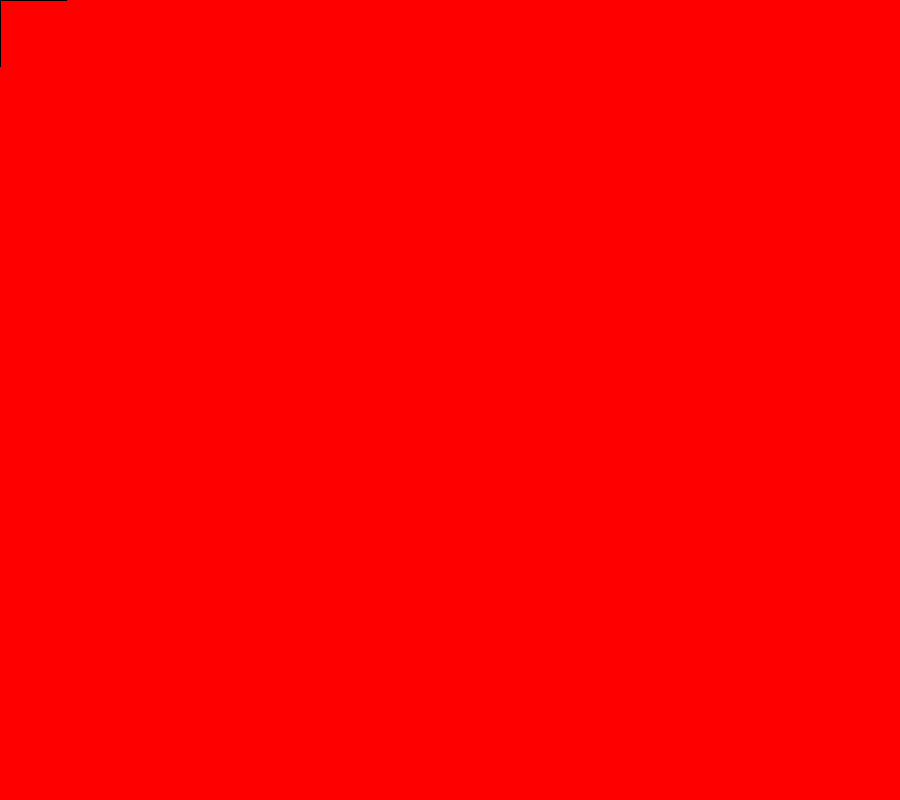
Frame 1 (no input)
Frame 60 (the mouse pressed at the canvas centre just before this capture): identical to frame 1, image omitted
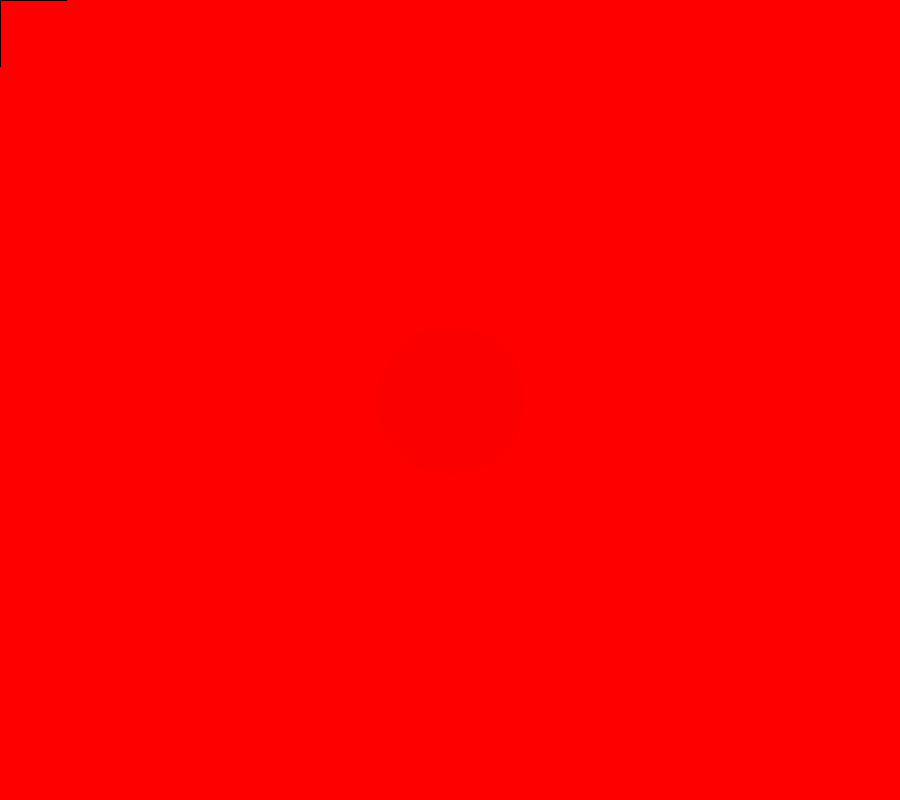
Frame 120 (the mouse held since frame 60 and released just before this capture)

The Processing sketch that drew these frames (run headless with seeded random() and noise(); from frame 60 on, the mouse is pressed at the canvas centre):

// Processing sketch: Processing
// ── Processing.pde
void setup() {
  size(900, 800);
  noSmooth();
  background(255,0,0);
}

void draw() {
  if (mousePressed) {
    ellipse(mouseX,mouseY,150,150);
    fill(250,0,0);
    stroke(255,0,0);
  } else {
     line(mouseX-66, mouseY, mouseX+66, mouseY);
    line(mouseX, mouseY-66, mouseX, mouseY+66); 
    stroke(0);
  }
 
}
